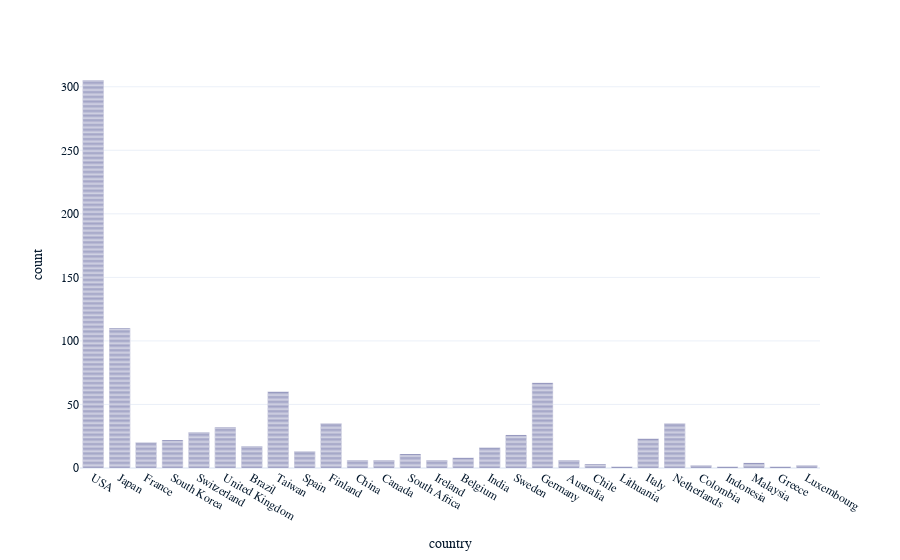

Notebook cell for this chart:
### Code cell
px.bar (product_emissions_df, x ='country')

### Figure 1 — Plotly figure (JSON) as saved in the notebook; plotly's stock layout.template omitted (floating-point values rounded to 4 significant figures; data arrays with more than 128 entries replaced by an {"elided": "..."} marker saying what was removed)
{"data": [{"alignmentgroup": "True", "hovertemplate": "country=%{x}<br>count=%{y}<extra></extra>", "legendgroup": "", "marker": {"color": "#6568a0", "pattern": {"shape": ""}}, "name": "", "offsetgroup": "", "orientation": "v", "showlegend": false, "textposition": "auto", "x": {"elided": "866 str values"}, "xaxis": "x", "y": {"elided": "866 int values"}, "yaxis": "y", "type": "bar"}], "layout": {"xaxis": {"anchor": "y", "domain": [0, 1], "title": {"text": "country"}}, "yaxis": {"anchor": "x", "domain": [0, 1], "title": {"text": "count"}}, "legend": {"tracegroupgap": 0}, "margin": {"t": 60}, "barmode": "relative"}}
